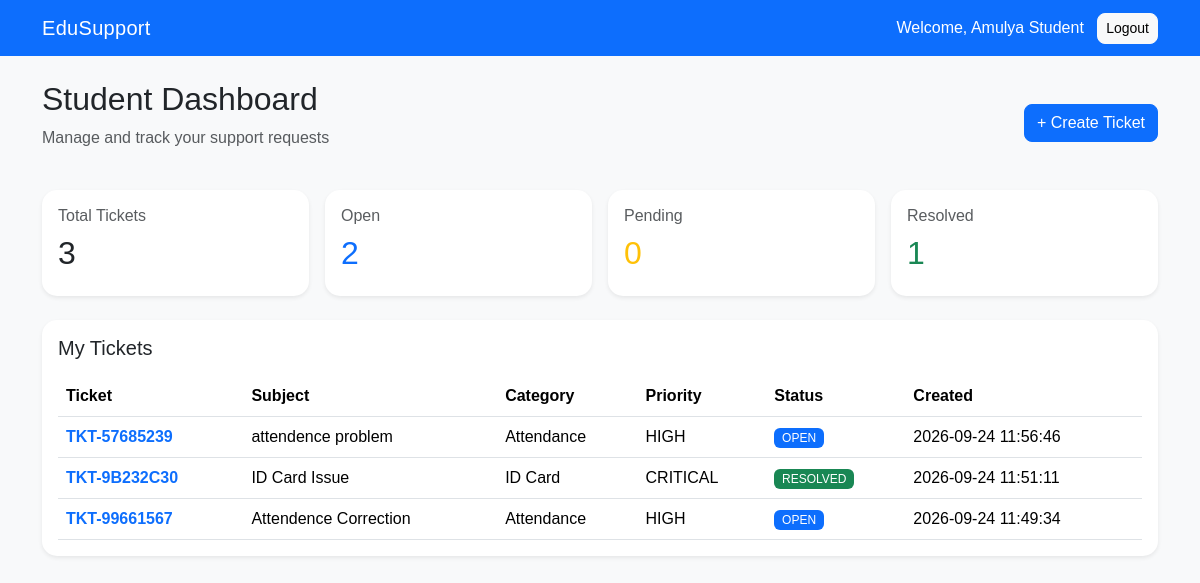
The page /dashboard (signed in) on the database as committed earlier.
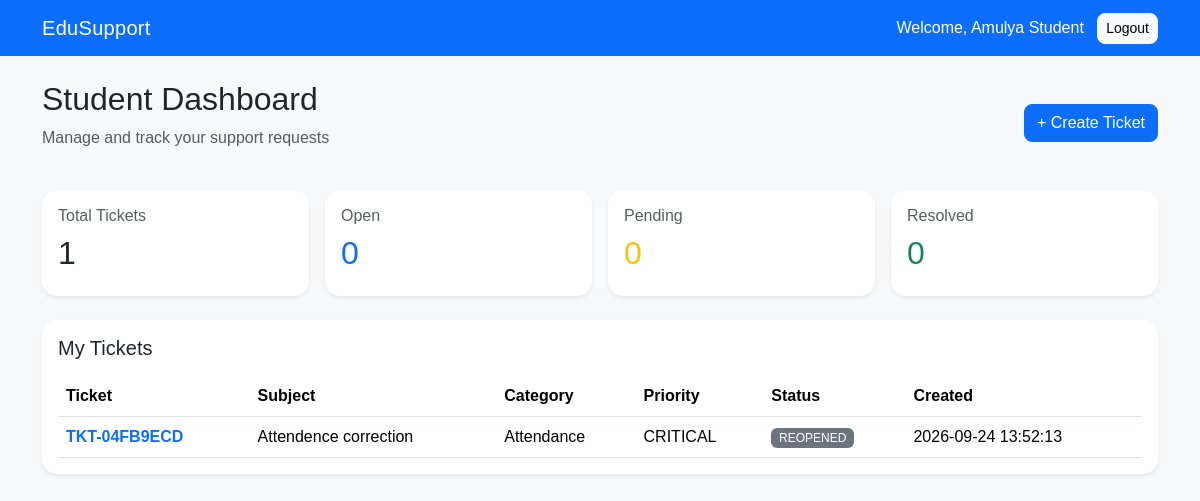
The same page on the database as committed later.
### tables this page shows
CREATE TABLE tickets (
    id INTEGER PRIMARY KEY AUTOINCREMENT,
    ticket_number TEXT UNIQUE NOT NULL,
    student_id INTEGER NOT NULL,
    category TEXT NOT NULL,
    subject TEXT NOT NULL,
    description TEXT NOT NULL,
    priority TEXT NOT NULL,
    status TEXT DEFAULT 'OPEN',
    assigned_to INTEGER,
    created_at TIMESTAMP DEFAULT CURRENT_TIMESTAMP,
    due_at TIMESTAMP,
    resolved_at TIMESTAMP,
    closed_at TIMESTAMP,
    FOREIGN KEY(student_id) REFERENCES users(id),
    FOREIGN KEY(assigned_to) REFERENCES users(id)
);

### app.py (the view)
@app.route("/dashboard")
def dashboard():
    if "user_id" not in session:
        return redirect(url_for("login"))
    conn = get_db()
    tickets = conn.execute("""
        SELECT *
        FROM tickets
        WHERE student_id = ?
        ORDER BY created_at DESC
    """, (session["user_id"],)).fetchall()
    total = len(tickets)
    open_count = sum(1 for t in tickets if t["status"] == "OPEN")
    pending_count = sum(1 for t in tickets if t["status"] == "PENDING")
    resolved_count = sum(
        1 for t in tickets
        if t["status"] in ["RESOLVED", "CLOSED"]
    )
    conn.close()
    return render_template(
        "dashboard.html",
        tickets=tickets,
        total=total,
        open_count=open_count,
        pending_count=pending_count,
        resolved_count=resolved_count
    )

### app.py (called while the page is built)
def get_db():
    conn = sqlite3.connect(DATABASE)
    conn.row_factory = sqlite3.Row
    return conn

### templates/dashboard.html (shortened to what the changed rows need)
<!DOCTYPE html>
<html>
<head>
    <link
        href="https://cdn.jsdelivr.net/npm/bootstrap@5.3.3/dist/css/bootstrap.min.css"
        rel="stylesheet">
    <link
        rel="stylesheet"
        href="{{ url_for('static', filename='style.css') }}">
</head>
<body class="bg-light">
<div class="container mt-4">
    <div class="d-flex justify-content-between align-items-center mb-4">
        <div>
            <h2>Student Dashboard</h2>
        </div>
    </div>
    <div class="row g-3 mb-4">
        <div class="col-md-3">
            <div class="card shadow-sm border-0">
                <div class="card-body">
                    <h6 class="text-muted">
                        Total Tickets
                    </h6>
                    <h2>
                        {{ total }}
                    </h2>
                </div>
            </div>
        </div>
        <div class="col-md-3">
            <div class="card shadow-sm border-0">
                <div class="card-body">
                    <h6 class="text-muted">
                        Open
                    </h6>
                    <h2 class="text-primary">
                        {{ open_count }}
                    </h2>
                </div>
            </div>
        </div>
        <div class="col-md-3">
            <div class="card shadow-sm border-0">
                <div class="card-body">
                    <h2 class="text-warning">
                        {{ pending_count }}
                    </h2>
                </div>
            </div>
        </div>
        <div class="col-md-3">
            <div class="card shadow-sm border-0">
                <div class="card-body">
                    <h6 class="text-muted">
                        Resolved
                    </h6>
                    <h2 class="text-success">
                        {{ resolved_count }}
                    </h2>
                </div>
            </div>
        </div>
    </div>
    <div class="card shadow-sm border-0">
        <div class="card-body">
            {% if tickets %}
            <div class="table-responsive">
                <table class="table table-hover">
                    <thead>
                        <tr>
                            <th>Ticket</th>
                            <th>Subject</th>
                            <th>Category</th>
                            <th>Priority</th>
                            <th>Status</th>
                            <th>Created</th>
                        </tr>
                    </thead>
                    <tbody>
                    {% for ticket in tickets %}
                        <tr>
                            <td>
    <a
        href="{{ url_for('ticket_detail', ticket_id=ticket['id']) }}"
        class="fw-bold text-decoration-none">
        {{ ticket["ticket_number"] }}
    </a>
</td>
                            <td>
                                {{ ticket["subject"] }}
                            </td>
                            <td>
                                {{ ticket["category"] }}
                            </td>
                            <td>
                                {{ ticket["priority"] }}
                            </td>
                            <td>
                                {% if ticket["status"] == "OPEN" %}
                                    <span class="badge bg-primary">
                                        OPEN
                                    </span>
                                {% elif ticket["status"] == "PENDING" %}
                                    <span class="badge bg-warning text-dark">
                                        PENDING
                                    </span>
                                {% elif ticket["status"] in ["RESOLVED", "CLOSED"] %}
                                    <span class="badge bg-success">
                                        {{ ticket["status"] }}
                                    </span>
                                {% else %}
                                    <span class="badge bg-secondary">
                                        {{ ticket["status"] }}
                                    </span>
                                {% endif %}
                            </td>
                            <td>
                                {{ ticket["created_at"] }}
                            </td>
                        </tr>
                    {% endfor %}
                    </tbody>
                </table>
            </div>
            {% else %}
                <div class="text-center p-4">
                    <p class="text-muted">
                        You haven't created any tickets yet.
                    </p>
                </div>
            {% endif %}
        </div>
    </div>
</div>
</body>
</html>

Rows that differ between the two databases and show on the page:
removed tickets: ticket_number "TKT-57685239", subject "attendence problem", category "Attendance", priority "HIGH", status "OPEN", created_at "2026-09-24 11:56:46"
removed tickets: ticket_number "TKT-9B232C30", subject "ID Card Issue", category "ID Card", priority "CRITICAL", status "RESOLVED", created_at "2026-09-24 11:51:11"
removed tickets: ticket_number "TKT-99661567", subject "Attendence Correction", category "Attendance", priority "HIGH", status "OPEN", created_at "2026-09-24 11:49:34"
added tickets: ticket_number "TKT-04FB9ECD", subject "Attendence correction", category "Attendance", priority "CRITICAL", status "REOPENED", created_at "2026-09-24 13:52:13"
Other text that changed with them:
{{ total }}: "3" → "1"
{{ open_count }}: "2" → "0"
{{ resolved_count }}: "1" → "0"
